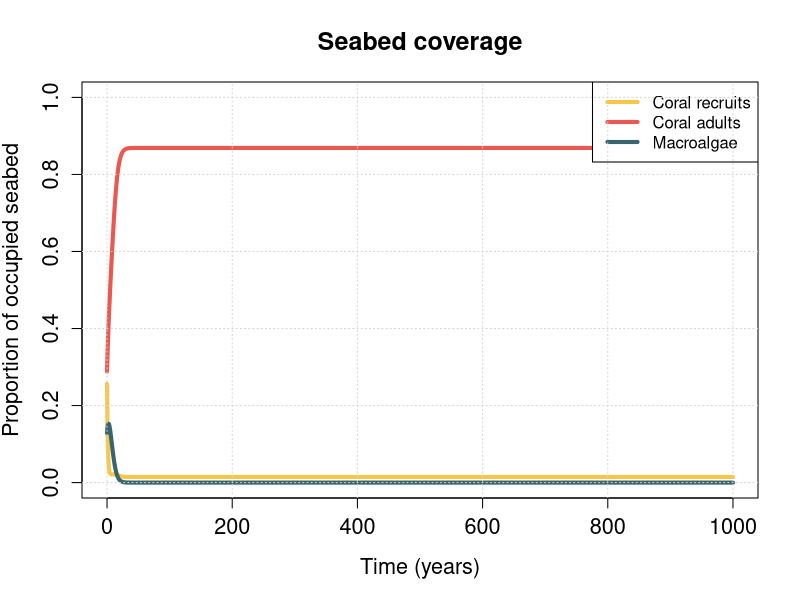
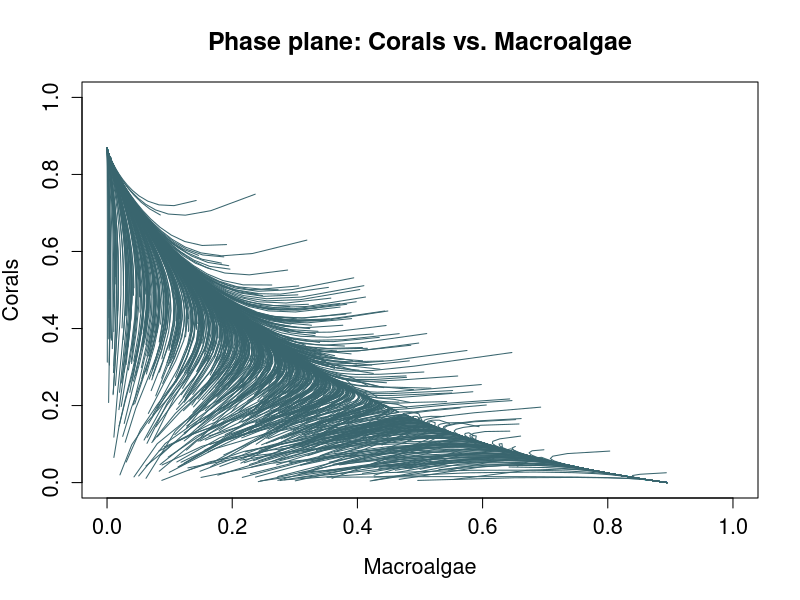

Here is the R script that generated these plots, in order:
library(deSolve)
library(fields)


  
# Parameters
k <- 0.25
w <- 0.4
a <- 0.2
s <- 0.95
n <- 0.5
g <- 0.4
b <- 0.2
m <- 0.05
z <- 0.64
o <- 4
h <- 0.1
e <- 0     # ranges between 0 and 1


# Initial conditions
R <- 0.2
C <- 0.1
M <- 0.3

times <- seq(0,1000,1)
num_scenarios <- 1000

derivative = function(t,y,param){
  R = y[1]
  C = y[2]
  M = y[3]
  
  dR = k*(w*C + e)*(1 - R - C - M) - a*R - s*R*M - n*R
  dC = a*R + g*C*(1 - R - C - M) - b*C*M - m*C
  dM = s*M*(1 - C - M) + b*C*M - z*M*((o*C)/(1+o*C)) - h*M
  
  list(c(dR,dC,dM))
}

algae.out <- list()

# Random scenario
for (i in 1:(num_scenarios)) {
  init <- runif(4)
  init <- init / sum(init)
  init <- init[1:3]
  algae.out <- append(algae.out, list(ode(init, times, derivative, parms=NULL)))
}


# RESULTS
plot(x = times, y = algae.out[[7]][, 2], type = "l", main = "Seabed coverage",
     ylab = "Proportion of occupied seabed", xlab = "Time (years)", ylim=c(0,1),
     pch = 3, lwd = 4, col = '#F6C64A', cex.main = 1.5, cex.axis=1.3, cex.lab=1.3)

lines(x = times, y = algae.out[[7]][,3], type = "l",
     pch = 3, lwd = 4, col = '#E95951')
lines(x = times, y = algae.out[[7]][,4], type = "l",
      pch = 3, lwd = 4, col = '#39656E')

legend(x = "topright",         
       legend = c("Coral recruits", "Coral adults", "Macroalgae"), 
       lty = 1,           
       col = c('#F6C64A', '#E95951', "#39656E"),
       lwd = 4) 
grid()

# Plot phase plane: Corals vs. Macroalgae
plot(algae.out[[1]][,4], algae.out[[1]][,3], type="l", xlab="Macroalgae", ylab="Corals", main="Phase plane: Corals vs. Macroalgae", 
     ylim=c(0,1), xlim=c(0,1), pch = 3, lwd = 1, cex.main = 1.5, cex.axis=1.3, cex.lab=1.3, col="#39656E")
for (i in 2:num_scenarios) {
  lines(algae.out[[i]][,4], algae.out[[i]][,3], type="l", pch = 3, lwd = 1, col="#39656E")
}
